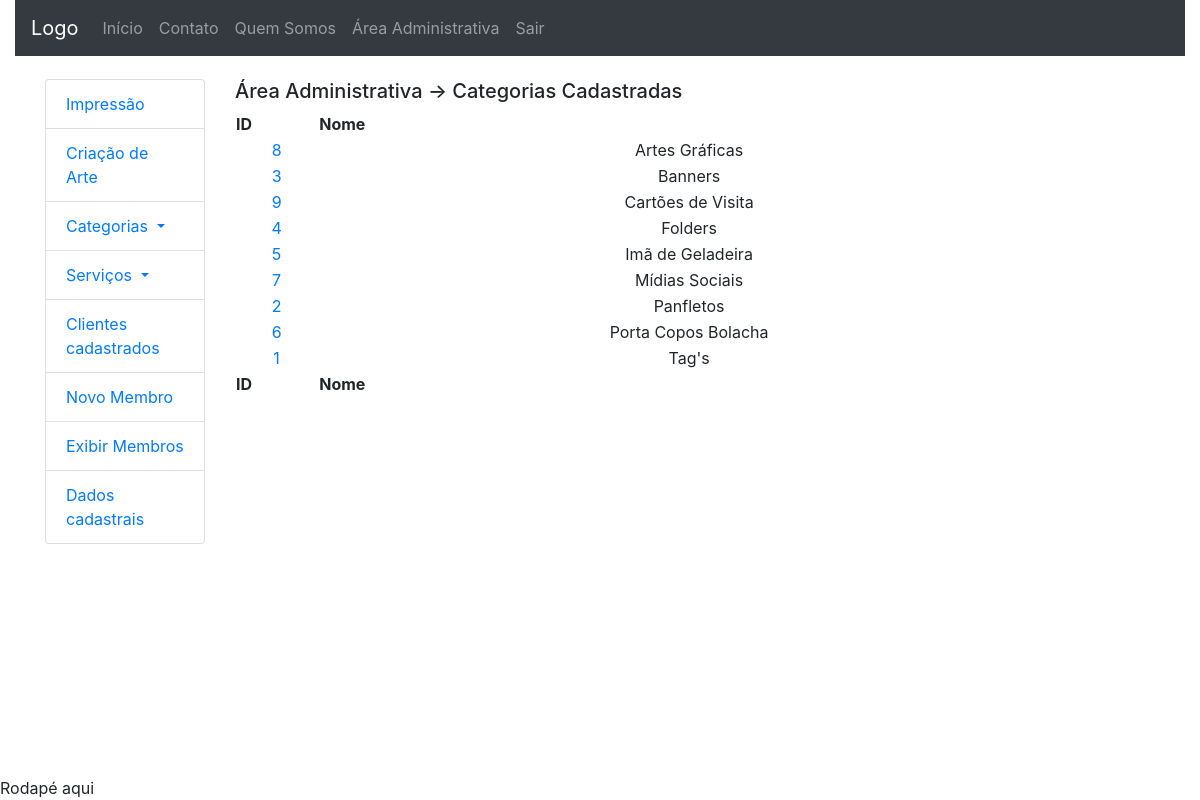
Screenshot of /area_administrativa/categorias (signed in) with the database file from the repository.
### core/models.py (models this page shows, shortened)
class Category(models.Model):
	name = models.CharField('Nome', max_length=100)
	slug = models.CharField('slug', max_length=100, null=True, blank=True)
	created = models.DateTimeField('Criado em', auto_now_add=True)
	modified = models.DateTimeField('Modificado em', auto_now=True)
	class Meta:
		verbose_name = 'Categoria'
		verbose_name_plural = 'Categorias'
		ordering = ['name']
	def __str__(self):
		return self.name

### dashboard_admin/views.py (the view)
# urls.py: path('categorias', views.all_categories, name='all_categories'),
@login_required
def all_categories(request):
	categories = Category.objects.all()
	return render(request, 'dashboard_admin/all_categories.html',
		{'categories': categories})

### dashboard_admin/templates/dashboard_admin/all_categories.html (shortened to what this page needs)
{% extends 'dashboard_admin/index.html' %}
{% block central_column %}
<div class="col-sm-9">
	{% block dashboard_title %}
	<h5>Área Administrativa -> Categorias Cadastradas</h5>
	{% endblock %}
<div class="panel-body">
  <table id="table" class="display" cellspacing="0"
        width="100%">
    <thead>
      <tr>
        <th>ID</th>
        <th>Nome</th>
      </tr>
    </thead>
    <tfoot>
      <tr>
        <th>ID</th>
        <th>Nome</th>
      </tr>
    </tfoot>
    <tbody>
		{% for category in categories %}
		<tr>
			<td style="text-align: center;">
				<a href="{% url 'dashboard_admin:edit_category' category.id %}"
				title="Editar Categoria">
			  	{{ category.id }}
				</a>
			</td>
			<td style="text-align: center;">
				{{ category.name }}
			</td>
		</tr>
		{% endfor %}
    </tbody>
  </table>
</div>
</div>
{% endblock %}

### rows the page displays
Category: id "8", name "Artes Gráficas"
Category: id "3", name "Banners"
Category: id "9", name "Cartões de Visita"
Category: id "4", name "Folders"
Category: id "5", name "Imã de Geladeira"
Category: id "7", name "Mídias Sociais"
Category: id "2", name "Panfletos"
Category: id "6", name "Porta Copos Bolacha"
Category: id "1", name "Tag's"
